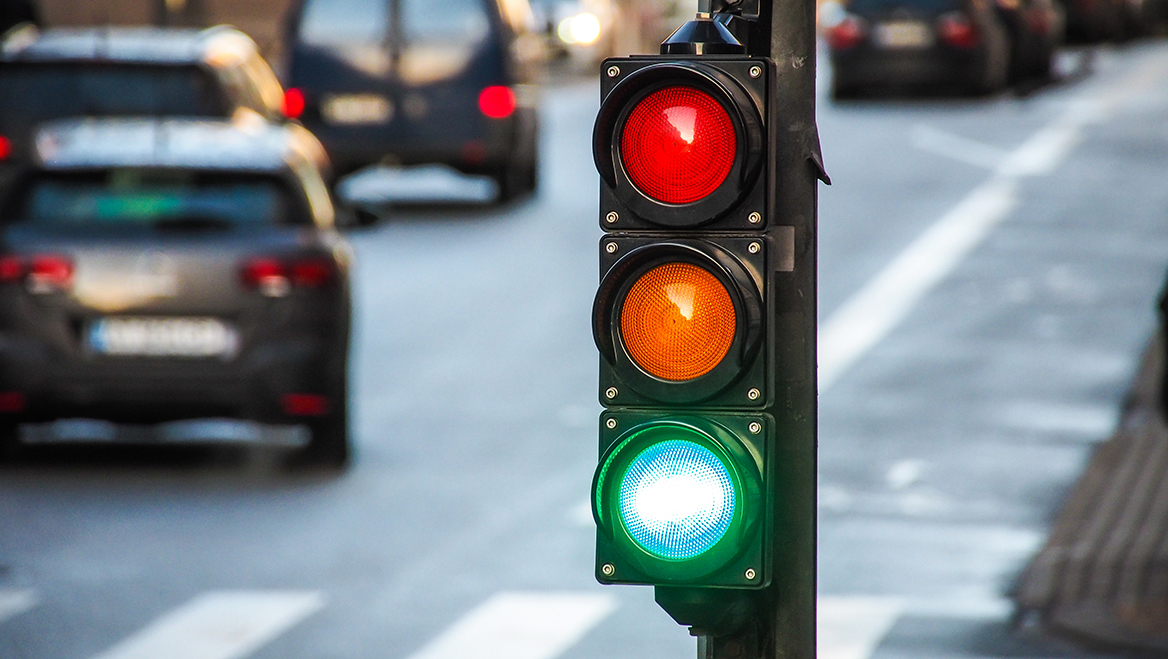
#> input picture frontend/traffic_light.jpg, 1168 x 659 px, given in place of the camera
$ python threshold_tuning.py
#> lines starting #> are read from the running program, lines starting #| are printed output that depends on the picture; after the words box and inside, x2 and y2 are one past the last pixel; in counts of white or black regions, pixels touching at a corner belong together
import cv2
import numpy as np

def nothing(x):
    pass

def image_processing(f):
    blur = f #cv2.GaussianBlur(frame, (3, 3), 0)

    # Define a kernel
    kernel_size1 = (11, 11)  # Adjust for desired size
    kernel1 = cv2.getStructuringElement(cv2.MORPH_ELLIPSE, kernel_size1) #.MORPH_ELLIPSE

    kernel_size2 = (3, 3)  # Adjust for desired size
    kernel2 = cv2.getStructuringElement(cv2.MORPH_RECT, kernel_size2) #.MORPH_ELLIPSE

    # Perform the opening operation
    opened_image = cv2.morphologyEx(f, cv2.MORPH_OPEN, kernel2)
    # return opened_image

    # Apply Closing (Dilation followed by Erosion)
    closed_image = cv2.morphologyEx(opened_image, cv2.MORPH_CLOSE, kernel1)
    return closed_image

# Function to check if a contour is closed
def is_contour_closed(contour):
    # Check if the contour is convex (a strong indication of a closed shape)
    if cv2.isContourConvex(contour):
        return True

    # Alternatively, check if the start and end points are the same
    start_point = contour[0][0]
    end_point = contour[-1][0]
    return (start_point == end_point).all()

# Function to approximate and close a contour
def approximate_and_close_contour(contour, epsilon_factor=0.02):
    # Approximate the contour
    epsilon = epsilon_factor * cv2.arcLength(contour, True)
    approx = cv2.approxPolyDP(contour, epsilon, True)

    # Check if the contour is closed
    if not np.array_equal(approx[0][0], approx[-1][0]):
        # Add the first point to the end to close the contour
        approx = np.concatenate([approx, approx[:1]], axis=0)

    return approx

def bounding_box(f,original):
    gray = cv2.cvtColor(f, cv2.COLOR_BGR2GRAY)

    # Apply binary thresholding
    _, binary = cv2.threshold(gray, 0, 255, cv2.THRESH_BINARY)

    # Find contours
    contours, _ = cv2.findContours(binary, cv2.RETR_EXTERNAL, cv2.CHAIN_APPROX_SIMPLE)

    """# print(contours)
    bbox_list = []
    # Loop through contours
    for contour in contours:
        # Check if contour is closed
        if cv2.isContourConvex(contour):
            x, y, w, h = cv2.boundingRect(contour)
            # bbox_list.append((x, y, w, h))
            # Draw the bounding box
            ## cv2.rectangle(original, (x, y), (x + w, y + h), (0, 255, 0), 2)
            cv2.drawContours(original, [contour], -1, (255, 0, 0), 2)
    # return tuple(bbox_list)"""

    # Loop through contours
    for contour in contours:
        closed_contour = approximate_and_close_contour(contour)
        x, y, w, h = cv2.boundingRect(closed_contour)
        # bbox_list.append((x, y, w, h))
        # Draw the bounding box
        cv2.rectangle(original, (x, y), (x + w, y + h), (0, 255, 0), 1)
        cv2.rectangle(f, (x, y), (x + w, y + h), (0, 255, 0), 1)
        # if is_contour_closed(closed_contour):
        #     # print("Contour is closed.")
        #     # Draw contour in green
        #     cv2.drawContours(original, [closed_contour], -1, (0, 255, 0), 1)
        # else:
        #     # print("Contour is not closed.")
        #     # Draw contour in red
        #     cv2.drawContours(original, [closed_contour], -1, (0, 0, 255), 1)

        """
        Task that needs to be done:
        - We used contour approx to make it a closed contour
        - eliminate all smaller contours and contours within a bigger contour

        - Since the contour is closed we can find the area aka the # pixels it bounds
        - fine tune lower and upper thresholds to get our traffic light

        - Need to add balck box detection before I try to find traffic lights cuz the assumption is traffic light box is black
            - in morning it can look grayish
        """


# Initialize the webcam
cv2.CAP_DSHOW

cap = cv2.VideoCapture(0)
cap.set(cv2.CAP_PROP_FRAME_WIDTH,1280)
cap.set(cv2.CAP_PROP_FRAME_HEIGHT,720)

# Create main display windows
cv2.namedWindow("Webcam")
cv2.namedWindow("Filtered")

# Create a separate window for HSV trackbars
# Red
cv2.namedWindow("Trackbars_R")
cv2.resizeWindow("Trackbars_R", 290, 250)  # Adjust size for better visibility

# Green
cv2.namedWindow("Trackbars_G")
cv2.resizeWindow("Trackbars_G", 290, 250)  # Adjust size for better visibility

# Yellow
cv2.namedWindow("Trackbars_Y")
cv2.resizeWindow("Trackbars_Y", 290, 250)  # Adjust size for better visibility

# Create trackbar for brightness adjustment in the main display window
cv2.createTrackbar("Brightness", "Webcam", 50, 100, nothing)

# Create trackbars for three HSV ranges: Red, Green, Yellow
for color in ["R", "G", "Y"]:
    cv2.createTrackbar(f"Low_H_{color}", f"Trackbars_{color}", 0, 179, nothing)  # Lower Hue
    cv2.createTrackbar(f"High_H_{color}", f"Trackbars_{color}", 179, 179, nothing)  # Upper Hue
    cv2.createTrackbar(f"Low_S_{color}", f"Trackbars_{color}", 0, 255, nothing)  # Lower Saturation
    cv2.createTrackbar(f"High_S_{color}", f"Trackbars_{color}", 255, 255, nothing)  # Upper Saturation
    cv2.createTrackbar(f"Low_V_{color}", f"Trackbars_{color}", 0, 255, nothing)  # Lower Value
    cv2.createTrackbar(f"High_V_{color}", f"Trackbars_{color}", 255, 255, nothing)  # Upper Value

# Set Initial Positions of Trackbar
cv2.setTrackbarPos("Brightness", "Webcam", 45)

color = "R"
cv2.setTrackbarPos(f"Low_H_{color}", f"Trackbars_{color}",0)
cv2.setTrackbarPos(f"High_H_{color}", f"Trackbars_{color}",15)
cv2.setTrackbarPos(f"Low_S_{color}", f"Trackbars_{color}",116)
cv2.setTrackbarPos(f"High_S_{color}", f"Trackbars_{color}",255)
cv2.setTrackbarPos(f"Low_V_{color}", f"Trackbars_{color}",120)
cv2.setTrackbarPos(f"High_V_{color}", f"Trackbars_{color}",255)

color = "G"
cv2.setTrackbarPos(f"Low_H_{color}", f"Trackbars_{color}",66)
cv2.setTrackbarPos(f"High_H_{color}", f"Trackbars_{color}",103)
cv2.setTrackbarPos(f"Low_S_{color}", f"Trackbars_{color}",108)
cv2.setTrackbarPos(f"High_S_{color}", f"Trackbars_{color}",255)
cv2.setTrackbarPos(f"Low_V_{color}", f"Trackbars_{color}",99)
cv2.setTrackbarPos(f"High_V_{color}", f"Trackbars_{color}",255)

color = "Y"
cv2.setTrackbarPos(f"Low_H_{color}", f"Trackbars_{color}",15)
cv2.setTrackbarPos(f"High_H_{color}", f"Trackbars_{color}",35)
cv2.setTrackbarPos(f"Low_S_{color}", f"Trackbars_{color}",125)
cv2.setTrackbarPos(f"High_S_{color}", f"Trackbars_{color}",255)
cv2.setTrackbarPos(f"Low_V_{color}", f"Trackbars_{color}",119)
cv2.setTrackbarPos(f"High_V_{color}", f"Trackbars_{color}",255)


while True:
    # Read a frame from the webcam
    ret, frame = cap.read()
#> frame is the input picture: shape (659, 1168, 3); mean B, G, R 130.1, 125.4, 118.6

    if not ret:
        print("Failed to grab frame")
        break

    height, width = frame.shape[:2]
#> height = 659; width = 1168
    frame = frame[:height//2,:]
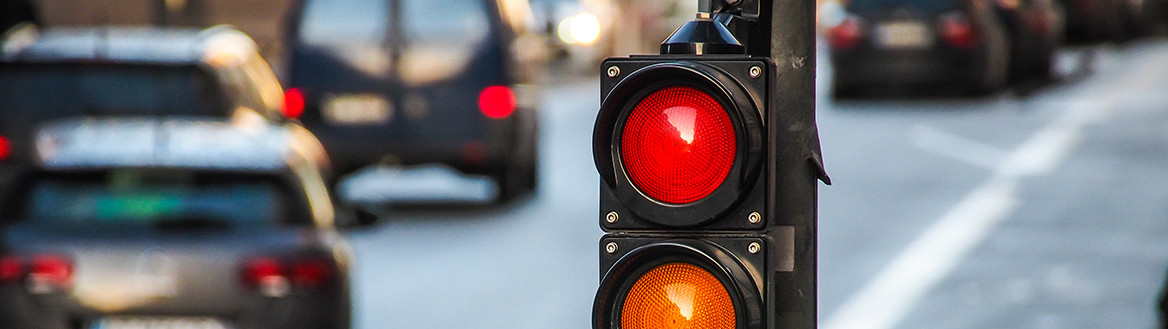
#> frame: shape (329, 1168, 3); mean B, G, R 114.6, 111.1, 115
    # Get brightness trackbar value and adjust brightness
    brightness = cv2.getTrackbarPos("Brightness", "Webcam") - 50  # Centered at 0
    cap.set(cv2.CAP_PROP_BRIGHTNESS, brightness)

    # Convert the frame to HSV color space
    hsv = cv2.cvtColor(frame, cv2.COLOR_BGR2HSV)
#> hsv: shape (329, 1168, 3); mean H, S, V 78.6, 62.1, 131.6

    # Initialize the combined mask
    combined_mask = np.zeros(hsv.shape[:2], dtype="uint8")

    # Loop through the three color ranges (Red, Green, Yellow)
    for color in ["R", "G", "Y"]:
        lower_h = cv2.getTrackbarPos(f"Low_H_{color}", f"Trackbars_{color}")
        upper_h = cv2.getTrackbarPos(f"High_H_{color}", f"Trackbars_{color}")
        lower_s = cv2.getTrackbarPos(f"Low_S_{color}", f"Trackbars_{color}")
        upper_s = cv2.getTrackbarPos(f"High_S_{color}", f"Trackbars_{color}")
        lower_v = cv2.getTrackbarPos(f"Low_V_{color}", f"Trackbars_{color}")
        upper_v = cv2.getTrackbarPos(f"High_V_{color}", f"Trackbars_{color}")


        # Define the lower and upper HSV bounds for the current color range
        lower_bound = np.array([lower_h, lower_s, lower_v])
        upper_bound = np.array([upper_h, upper_s, upper_v])

        # Create a mask for this color range
        mask = cv2.inRange(hsv, lower_bound, upper_bound)
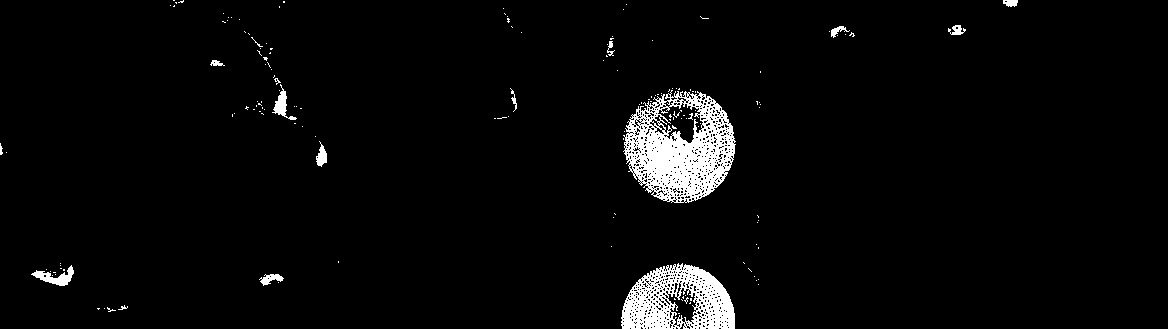
#> mask: shape (329, 1168); 3.6% white; 155 white regions (141 under 20 px), largest, box (x1, y1, x2, y2) and area: (623, 90, 736, 203) 7200, (621, 263, 735, 329) 4596, (31, 265, 74, 286) 368

        # Combine the masks using bitwise OR
        combined_mask = cv2.bitwise_or(combined_mask, mask)

    # Apply the combined mask to the original frame
    filtered_frame = cv2.bitwise_and(frame, frame, mask=combined_mask)

    # Image processing STEP
    filtered_frame = image_processing(filtered_frame)
    bounding_box(filtered_frame,frame)
#> in bounding_box, `gray = cv2.cvtColor(f, cv2.COLOR_BGR2GRAY)`:
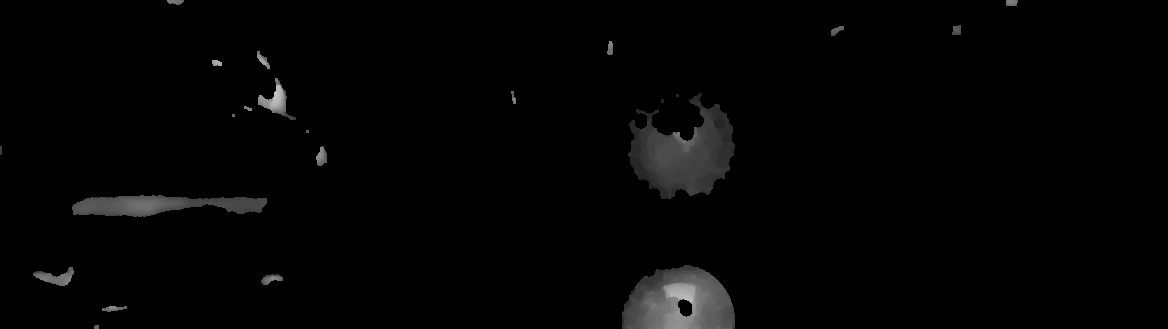
#> gray: shape (329, 1168); min 0, max 196, mean 3.7
#> in bounding_box, `_, binary = cv2.threshold(gray, 0, 255, cv2.THRESH_BINARY)`:
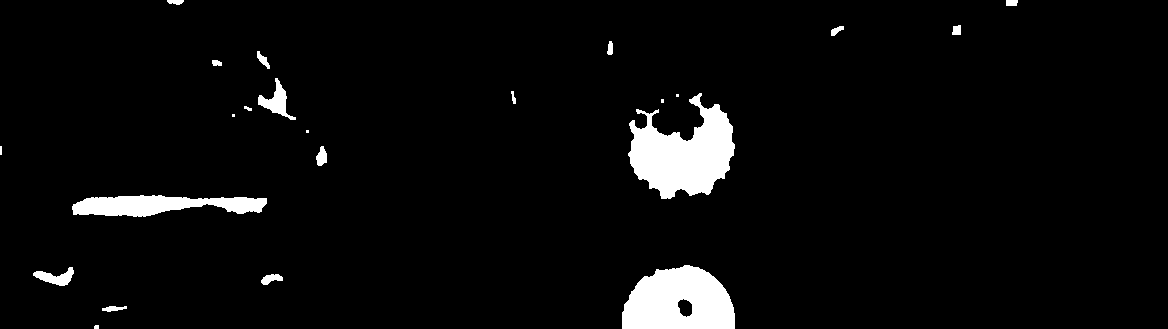
#> binary: shape (329, 1168); 4.4% white; 23 white regions (6 under 20 px)
#> in bounding_box, `contours, _ = cv2.findContours(binary, cv2.RETR_EXTERNAL, cv2.CHAIN_AP..`: contours = 23 contours, 7 with area under 20; largest, box (x1, y1, x2, y2) and area: (628, 93, 735, 199) 6306, (622, 265, 735, 329) 5630, (72, 195, 267, 217) 2638, (258, 78, 296, 120) 494, (33, 267, 74, 286) 339
#> the loop in bounding_box, `for contour in contours:` made 23 passes
#> (epsilon in approximate_and_close_contour, x, y, w, h) on passes 1, 2, 3, 4, 5, 6, 7, 11, 14, 15, 16, 17: (0.268, 94, 325, 5, 4), (1.11, 102, 306, 25, 5), (1.11, 261, 274, 22, 11), (2.16, 33, 267, 41, 19), (6.35, 622, 265, 113, 64), (8.85, 72, 197, 195, 20), (1.01, 316, 146, 11, 20), (0.393, 244, 106, 8, 5), (10.88, 629, 93, 104, 106), (0.593, 511, 91, 5, 13), (2.91, 258, 78, 38, 42), (0.541, 212, 60, 10, 6)
#> (epsilon in approximate_and_close_contour, approx in approximate_and_close_contour, x, y, w, h) on passes 8, 9, 10, 12, 13, 21: (0.36, [[0, 146], [0, 154], [1, 154], [1, 146]], 0, 146, 2, 9), (0.16, [[306, 130], [306, 132], [308, 132], [308, 130]], 306, 130, 3, 3), (0.16, [[232, 114], [232, 116], [234, 116], [234, 114]], 232, 114, 3, 3), (0.2, [[661, 99], [661, 102], [663, 102], [663, 99]], 661, 99, 3, 4), (0.16, [[676, 94], [676, 96], [678, 96], [678, 94]], 676, 94, 3, 3), (0.657, [[960, 25], [953, 26], [952, 34], [960, 34]], 952, 25, 9, 10)
#> after the loop in bounding_box, `for contour in contours:`:
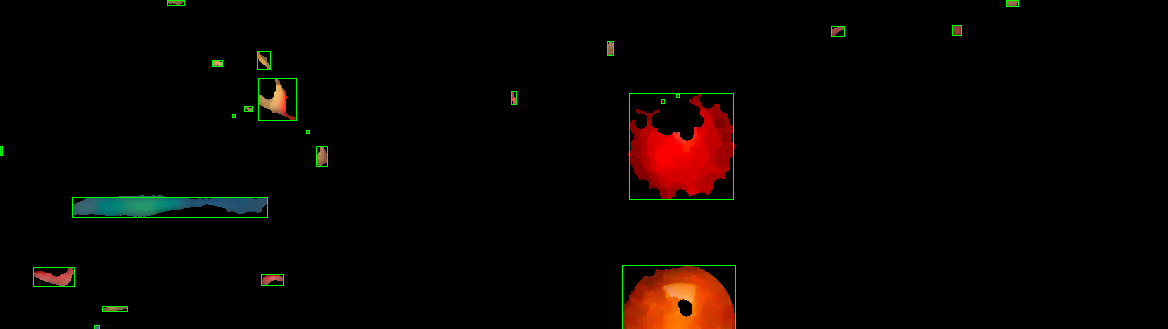
#> f: shape (329, 1168, 3); mean B, G, R 1.2, 3.5, 7.3
    # [8 lines of commented-out code are left out]
    frame = cv2.resize(frame, (640,240))
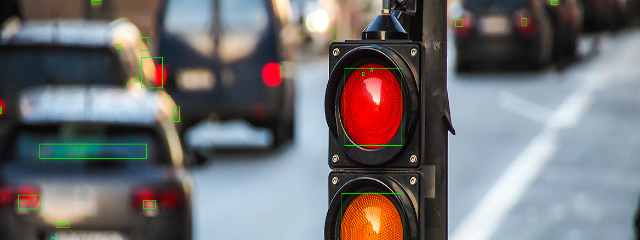
#> frame: shape (240, 640, 3); mean B, G, R 114.2, 111.9, 114.3
    filtered_frame = cv2.resize(filtered_frame, (640,240))
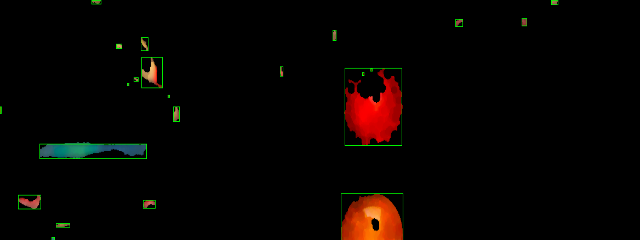
#> filtered_frame: shape (240, 640, 3); mean B, G, R 1.2, 3.4, 7.3
    cv2.imshow("Webcam", frame)
    cv2.imshow("Filtered", filtered_frame)

    # Break the loop if 'q' is pressed
    if cv2.waitKey(1) & 0xFF == ord('q'):
#> (key q is pressed here)
        break

# Release the capture and close windows
cap.release()
cv2.destroyAllWindows()


# [75 lines of commented-out code are left out]


""" Brightness 43-45
Red Light
H: 0-10
S: 142-255
V: 120-255

Yellow Light
H: 11-56
S: 146-255
V: 147-255

Green Light
H: 60-121
S: 116-255
V: 123-255

"""

"""
-> Apply image processing algorithms like
        - gaussian blur
        - histogram equilization at night to change gain?
        - opening and closing to join arrow

-> HSV threshold tuning for night and day

-> think of how shape detection will happen at night if color is spread? Check if reducing brightness or gain can work

-> How will you segment and draw bounding box across the images

-> Crop the input image captured so we only use top half of the image.
        - Need to check if Arducam can handle 1080p 30FPS
"""
